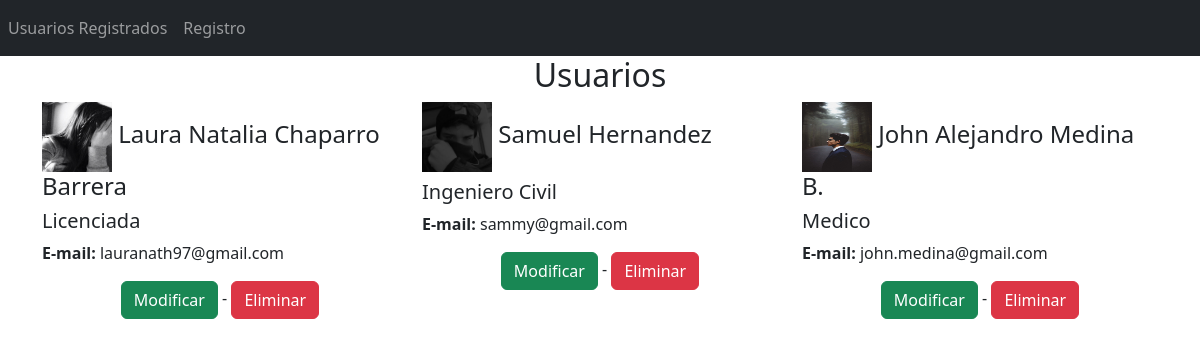
The app's page /usuarios/usuarioo/index.php with its own data.
### tables this page shows
CREATE TABLE `usuario` (
  `id` int(11) NOT NULL,
  `nombres` varchar(50) NOT NULL,
  `apellidos` varchar(50) NOT NULL,
  `email` varchar(50) NOT NULL,
  `celular` int(20) NOT NULL,
  `direccion` varchar(50) NOT NULL,
  `profesion` varchar(50) NOT NULL,
  `edad` int(11) NOT NULL,
  `foto` varchar(100) NOT NULL
);

### usuarios/usuarioo/Usuario.php (called while the page is built, shortened)
<?php
    include('../config/Database.php');
    class Usuario{
        public $conexion;
        function __construct()
        {
            $db = new Database();
            $this->conexion = $db->connectToDatabase();
        }
        function getAll(){
            $sql = "SELECT * FROM usuario";
            return mysqli_query($this->conexion, $sql);
        }
    }
?>

### usuarios/config/Database.php (called while the page is built, shortened)
<?php
    class Database{
        public $host ='localhost';
        public $user = 'root';
        public $pass = '';
        public $db = 'usuarios';
        function connectToDatabase(){
            $this->conexion = mysqli_connect($this->host, $this->user, $this->pass, $this->db);
            return $this->conexion;
        }
    }
?>

### usuarios/usuarioo/index.php (the view, shortened to what this page needs)
<?php
    include('Usuario.php');
    $p = new Usuario();
    $data = $p->getAll();
?>
<!DOCTYPE html>
<html lang="en">
<head>
    <link href="https://cdn.jsdelivr.net/npm/bootstrap@5.2.3/dist/css/bootstrap.min.css" rel="stylesheet">
</head>
<body>
<?php include('../menu.php')?>
    <div class="container">
        <h2 class="text-center mb-2">Usuarios</h2>
        <div class="row">
            <?php
                while( $pt = mysqli_fetch_object($data) ){
                    echo "<div class='col'>";
                    echo"<h4> <img src='".ROOT."/images/$pt->foto' width='70' height='70'/> $pt->nombres $pt->apellidos</h4>";
                    echo "<h5>$pt->profesion</h5>";
                    echo "<p><b>E-mail: </b>$pt->email</p>";
                    echo "<div class='text-center'>";
                            echo "<a class='btn btn-success' href='".ROOT."/usuarioo/edit.php?id=$pt->id'>Modificar</a> - <a class='btn btn-danger' href='".ROOT."/usuarioo/index.php?id=$pt->id'>Eliminar</a> ";
                        echo "</div>";
                    echo "</div>";
                }
            ?>
        </div>
    </div>
</body>
</html>

### usuarios/menu.php
<nav class="navbar navbar-expand navbar-dark bg-dark mn-5">
    <ul class="navbar-nav">
        <li class="nav-item">
            <a class="nav-link" href="<?= ROOT ?>/usuarioo/index.php">Usuarios Registrados</a>
        </li>
        <li class="nav-item">
            <a class="nav-link" href="<?= ROOT ?>/usuarioo/add.php">Registro</a>
        </li>
    </ul>
</nav>

### records on screen
usuario: foto (picture), nombres "Laura Natalia", apellidos "Chaparro Barrera", profesion "Licenciada", email "lauranath97@gmail.com"
usuario: foto (picture), nombres "Samuel", apellidos "Hernandez", profesion "Ingeniero Civil", email "sammy@gmail.com"
usuario: foto (picture), nombres "John Alejandro", apellidos "Medina B.", profesion "Medico", email "john.medina@gmail.com"
